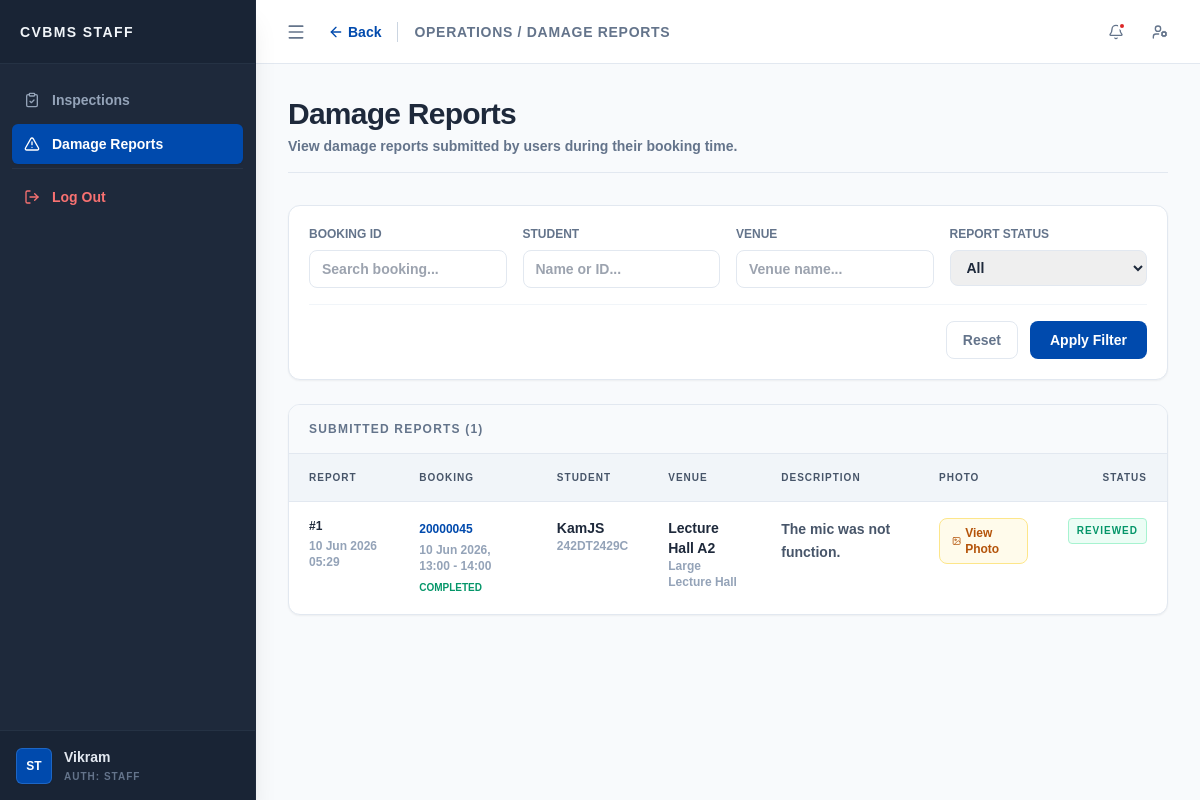
Page /admin/damage_reports.php (signed in) on the committed database.
### tables this page shows
CREATE TABLE `damage_report` (
  `report_id` int(11) NOT NULL,
  `bid` int(10) UNSIGNED NOT NULL,
  `uid` varchar(15) NOT NULL,
  `vid` varchar(10) NOT NULL,
  `damage_description` text NOT NULL,
  `damage_photo` varchar(255) DEFAULT NULL,
  `report_status` enum('submitted','reviewed') DEFAULT 'submitted',
  `admin_remark` text DEFAULT NULL,
  `created_at` timestamp NOT NULL DEFAULT current_timestamp()
);

CREATE TABLE `booking` (
  `bid` int(10) UNSIGNED NOT NULL,
  `uid` varchar(15) NOT NULL,
  `vid` varchar(10) NOT NULL,
  `date_booked` date NOT NULL,
  `time_start` time NOT NULL,
  `time_end` time NOT NULL,
  `status` enum('pending','approved','rejected','completed','cancelled') NOT NULL DEFAULT 'pending',
  `payment_status` enum('unpaid','paid','refunded') NOT NULL DEFAULT 'unpaid',
  `payment_method` varchar(30) DEFAULT NULL,
  `payment_due_at` datetime DEFAULT NULL,
  `cancelled_at` datetime DEFAULT NULL,
  `cancel_reason` varchar(255) DEFAULT NULL,
  `transaction_ref` varchar(50) DEFAULT NULL,
  `paid_at` datetime DEFAULT NULL,
  `purpose` varchar(100) NOT NULL,
  `aid` int(10) UNSIGNED DEFAULT NULL,
  `approve_date` datetime DEFAULT NULL,
  `created_at` timestamp NOT NULL DEFAULT current_timestamp()
);

CREATE TABLE `user` (
  `uid` varchar(15) NOT NULL,
  `username` varchar(50) NOT NULL,
  `email` varchar(100) NOT NULL,
  `password` varchar(255) NOT NULL,
  `phone_num` varchar(20) NOT NULL,
  `profile_pic` varchar(255) NOT NULL DEFAULT '',
  `outstanding_debt` decimal(10,2) UNSIGNED NOT NULL DEFAULT 0.00,
  `account_status` enum('active','restricted') NOT NULL DEFAULT 'active',
  `created_at` timestamp NOT NULL DEFAULT current_timestamp()
);

CREATE TABLE `venue` (
  `vid` varchar(10) NOT NULL,
  `vname` varchar(100) NOT NULL,
  `vcid` int(11) NOT NULL,
  `max_cap` int(10) UNSIGNED NOT NULL,
  `deposit` decimal(10,2) UNSIGNED NOT NULL,
  `status` enum('available','maintenance','closed') NOT NULL DEFAULT 'available',
  `description` text NOT NULL
);

CREATE TABLE `vcategory` (
  `vcid` int(11) NOT NULL,
  `category` varchar(50) NOT NULL,
  `description` text NOT NULL
);

### admin/damage_reports.php (the view, shortened to what this page needs)
<?php
require_once __DIR__ . '/../config/db.php';
$filter_bid = trim($_GET['f_bid'] ?? '');
$filter_student = trim($_GET['f_student'] ?? '');
$filter_venue = trim($_GET['f_venue'] ?? '');
$sql = "
    SELECT
        dr.report_id,
        dr.bid,
        dr.uid,
        u.username,
        dr.vid,
        v.vname,
        vc.category AS venue_category,
        dr.damage_description,
        dr.damage_photo,
        dr.report_status,
        dr.admin_remark,
        dr.created_at,
        b.date_booked,
        b.time_start,
        b.time_end,
        b.status AS booking_status
    FROM damage_report dr
    JOIN booking b ON dr.bid = b.bid
    JOIN user u ON dr.uid = u.uid
    JOIN venue v ON dr.vid = v.vid
    JOIN vcategory vc ON v.vcid = vc.vcid
    WHERE 1=1
";
$sql .= " ORDER BY dr.created_at DESC";
$stmt = $conn->prepare($sql);
$stmt->execute();
$result = $stmt->get_result();
$reports = [];
while ($row = $result->fetch_assoc())
{
    $reports[] = $row;
}
$current_role = $_SESSION['role'] ?? '';
$back_url = ($current_role === 'staff') ? 'inspections.php' : 'dashboard.php';
$can_resolve_damage = ($current_role !== 'staff');
$topbar_content = '
<div class="flex items-center">
    <a href="' . $back_url . '" class="text-sm font-bold text-[#004aad] hover:text-[#003882] flex items-center mr-4 transition-colors">
        <i data-lucide="arrow-left" class="w-4 h-4 mr-1"></i> Back
    </a>
    <h2 class="text-sm font-bold text-slate-500 uppercase tracking-wider border-l border-slate-300 pl-4">Operations / Damage Reports</h2>
</div>';
?>
<form method="GET" class="bg-white border border-slate-200 rounded-xl shadow-sm p-5 mb-6">
    <div class="grid grid-cols-1 md:grid-cols-4 gap-4">
        <div>
            <label class="block text-xs font-black text-slate-500 uppercase mb-2">Booking ID</label>
            <input type="text" name="f_bid" value="<?php echo htmlspecialchars($filter_bid); ?>" class="w-full px-3 py-2 border border-slate-200 rounded-lg text-sm focus:outline-none focus:ring-2 focus:ring-[#004aad]" placeholder="Search booking...">
        </div>
        <div>
            <label class="block text-xs font-black text-slate-500 uppercase mb-2">Student</label>
            <input type="text" name="f_student" value="<?php echo htmlspecialchars($filter_student); ?>" class="w-full px-3 py-2 border border-slate-200 rounded-lg text-sm focus:outline-none focus:ring-2 focus:ring-[#004aad]" placeholder="Name or ID...">
        </div>
        <div>
            <label class="block text-xs font-black text-slate-500 uppercase mb-2">Venue</label>
            <input type="text" name="f_venue" value="<?php echo htmlspecialchars($filter_venue); ?>" class="w-full px-3 py-2 border border-slate-200 rounded-lg text-sm focus:outline-none focus:ring-2 focus:ring-[#004aad]" placeholder="Venue name...">
        </div>
        <div>
            <label class="block text-xs font-black text-slate-500 uppercase mb-2">Report Status</label>
            <select name="f_status" class="w-full px-3 py-2 border border-slate-200 rounded-lg text-sm focus:outline-none focus:ring-2 focus:ring-[#004aad]">
                <option value="">All</option>
            </select>
        </div>
    </div>
    <div class="flex justify-end gap-3 mt-4 pt-4 border-t border-slate-100">
        <a href="damage_reports.php" class="px-4 py-2 text-sm font-bold text-slate-500 bg-white border border-slate-200 rounded-lg hover:bg-slate-50">Reset</a>
        <button type="submit" class="px-5 py-2 text-sm font-bold text-white bg-[#004aad] rounded-lg hover:bg-[#003882]">Apply Filter</button>
    </div>
</form>
<div class="bg-white border border-slate-200 rounded-xl shadow-sm overflow-hidden">
    <div class="px-5 py-4 border-b border-slate-200 bg-slate-50 flex justify-between items-center">
        <h3 class="text-xs font-black text-slate-500 uppercase tracking-widest">Submitted Reports (<?php echo count($reports); ?>)</h3>
    </div>
    <div class="overflow-x-auto">
        <table class="w-full text-left border-collapse">
            <thead>
                <tr class="bg-slate-100 text-slate-600 text-[10px] font-black uppercase tracking-widest">
                    <th class="px-5 py-4 border-b border-slate-200">Report</th>
                    <th class="px-5 py-4 border-b border-slate-200">Booking</th>
                    <th class="px-5 py-4 border-b border-slate-200">Student</th>
                    <th class="px-5 py-4 border-b border-slate-200">Venue</th>
                    <th class="px-5 py-4 border-b border-slate-200">Description</th>
                    <th class="px-5 py-4 border-b border-slate-200">Photo</th>
                    <th class="px-5 py-4 border-b border-slate-200 text-right">Status</th>
                </tr>
            </thead>
            <tbody class="text-sm text-slate-700 divide-y divide-slate-100">
                <?php foreach ($reports as $report): ?>
                    <tr class="hover:bg-slate-50 align-top">
                        <td class="px-5 py-4">
                            <div class="font-mono text-xs font-black text-slate-800">#<?php echo htmlspecialchars($report['report_id']); ?></div>
                            <div class="text-xs text-slate-400 mt-1"><?php echo date('d M Y H:i', strtotime($report['created_at'])); ?></div>
                        </td>
                        <td class="px-5 py-4">
                            <a href="process_flow.php?bid=<?php echo urlencode($report['bid']); ?>" class="font-mono text-xs font-black text-[#004aad] hover:underline">
                                <?php echo htmlspecialchars($report['bid']); ?>
                            </a>
                            <div class="text-xs text-slate-400 mt-1">
                                <?php echo date('d M Y', strtotime($report['date_booked'])); ?>,
                                <?php echo substr($report['time_start'], 0, 5); ?> - <?php echo substr($report['time_end'], 0, 5); ?>
                            </div>
                            <?php
                                $b_status_color = ($report['booking_status'] === 'cancelled') ? 'text-red-600' : 'text-emerald-600';
                            ?>
                            <div class="text-[10px] uppercase font-black <?php echo $b_status_color; ?> mt-1">
                                <?php echo htmlspecialchars($report['booking_status']); ?>
                            </div>
                        </td>
                        <td class="px-5 py-4">
                            <div class="font-bold text-slate-800"><?php echo htmlspecialchars($report['username']); ?></div>
                            <div class="font-mono text-xs text-slate-400"><?php echo htmlspecialchars($report['uid']); ?></div>
                        </td>
                        <td class="px-5 py-4">
                            <div class="font-bold text-slate-800"><?php echo htmlspecialchars($report['vname']); ?></div>
                            <div class="text-xs text-slate-400"><?php echo htmlspecialchars($report['venue_category']); ?></div>
                        </td>
                        <td class="px-5 py-4 max-w-md">
                            <p class="text-sm leading-relaxed text-slate-600 whitespace-pre-wrap"><?php echo htmlspecialchars($report['damage_description']); ?></p>
                        </td>
                        <td class="px-5 py-4">
                            <?php if (!empty($report['damage_photo'])): ?>
                                <a href="../uploads/damage_reports/<?php echo rawurlencode($report['damage_photo']); ?>" target="_blank" class="inline-flex items-center px-3 py-1.5 text-xs font-bold text-amber-700 bg-amber-50 border border-amber-200 rounded-lg hover:bg-amber-100">
                                    <i data-lucide="image" class="w-3 h-3 mr-1"></i> View Photo
                                </a>
                            <?php else: ?>
                                <span class="text-xs text-slate-400">No photo</span>
                            <?php endif; ?>
                        </td>
                        <td class="px-5 py-4 text-right">
                            <?php if ($report['report_status'] === 'submitted' && $can_resolve_damage): ?>
                                <form action="../actions/process_damage.php" method="POST" class="flex flex-col items-end gap-2">
                                    <input type="hidden" name="report_id" value="<?php echo htmlspecialchars($report['report_id']); ?>">
                                    <textarea name="admin_remark" placeholder="Enter remark (optional)..." class="w-48 px-2 py-1.5 text-xs border border-slate-200 rounded focus:outline-none focus:ring-1 focus:ring-[#004aad] resize-none" rows="2"></textarea>
                                    <button type="submit" class="px-3 py-1.5 text-xs font-bold text-white bg-[#004aad] hover:bg-[#003882] rounded shadow-sm transition-colors">
                                        Resolve & Acknowledge
                                    </button>
                                </form>
                            <?php elseif ($report['report_status'] === 'submitted'): ?>
                                <span class="px-2 py-0.5 border bg-amber-50 text-amber-700 border-amber-200 rounded text-[10px] font-black uppercase tracking-widest inline-block">
                                    SUBMITTED
                                </span>
                            <?php else: ?>
                                <span class="px-2 py-0.5 border bg-emerald-50 text-emerald-600 border-emerald-200 rounded text-[10px] font-black uppercase tracking-widest inline-block">
                                    REVIEWED
                                </span>
                            <?php endif; ?>
                        </td>
                    </tr>
                <?php endforeach; ?>
            </tbody>
        </table>
    </div>
</div>
<?php
include __DIR__ . '/../core/layout.php';
?>

### assets/css/admin_css.css (style rules this page uses)
:root { font-size: 100%; }
html, body, body *, button, input, select, textarea { font-family: "Century Gothic", CenturyGothic, "Century", "Century Schoolbook", Arial, sans-serif !important; font-weight: 700; }
:root { --fiori-bg: #ffffff; --fiori-blue: #004aad; --fiori-text: #334155; --fiori-label: #64748b; --fiori-border: #e2e8f0; --fiori-readonly-bg: #f8fafc; --fiori-input-focus: #004aad; --fiori-success: #059669; --fiori-error: #dc2626; }

### rows in the picture
damage_report: report_id "1", created_at "10 Jun 2026 05:29", bid "20000045", bid.date_booked "10 Jun 2026", bid.time_start "13:00", bid.time_end "14:00", bid.status "COMPLETED", uid.username "KamJS", uid "242DT2429C", vid.vname "Lecture Hall A2", vcategory.category "Large Lecture Hall", damage_description "The mic was not function.", report_status "REVIEWED"

### other values in the picture
$sidebar_brand_label "CVBMS STAFF"
$_SESSION['full_name'] "Vikram"
$page_title "Damage Reports"
$page_description "View damage reports submitted by users during their booking time."
count($reports) "1"
